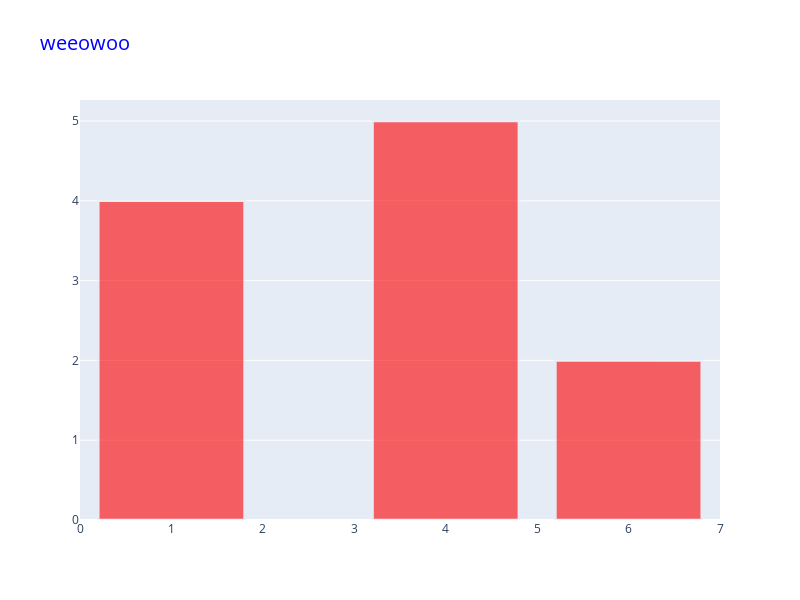

Here is the notebook cell this chart was saved with:
### Code cell
# update layout using dict
fig.update_layout(
    title=dict(
        text="weeowoo",
        font=dict(
            size=20,
            color='blue'
        )
    )
)
fig.show()

### Figure 1 — Plotly figure (JSON) as saved in the notebook; plotly's stock layout.template omitted (floating-point values rounded to 4 significant figures)
{"data": [{"marker": {"color": "red", "line": {"width": 2.5}}, "opacity": 0.6, "type": "bar", "x": [1, 4, 6], "y": [4, 5, 2]}], "layout": {"height": 600, "title": {"font": {"color": "blue", "size": 20}, "text": "weeowoo"}, "width": 800}}
